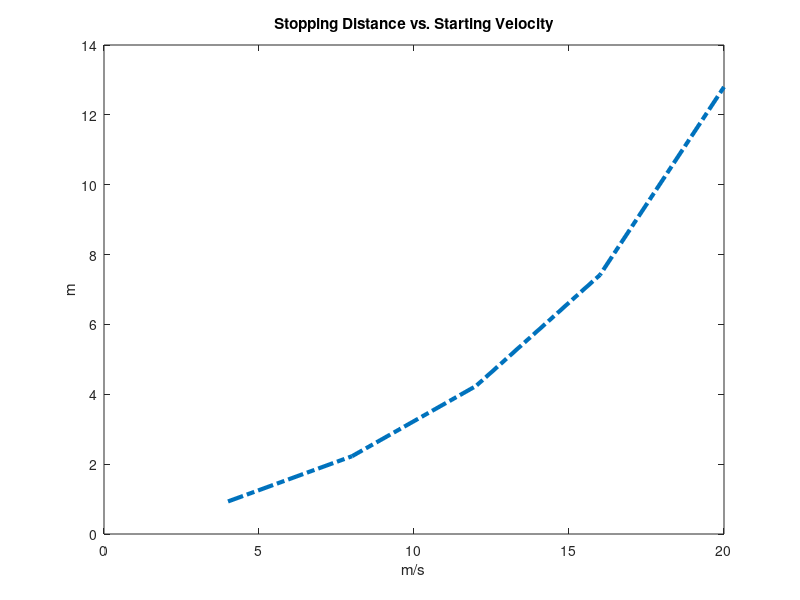
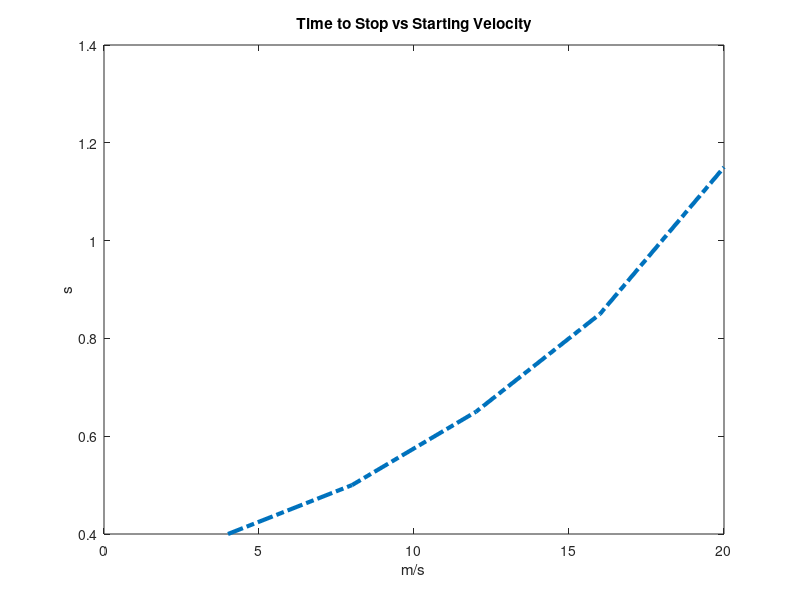
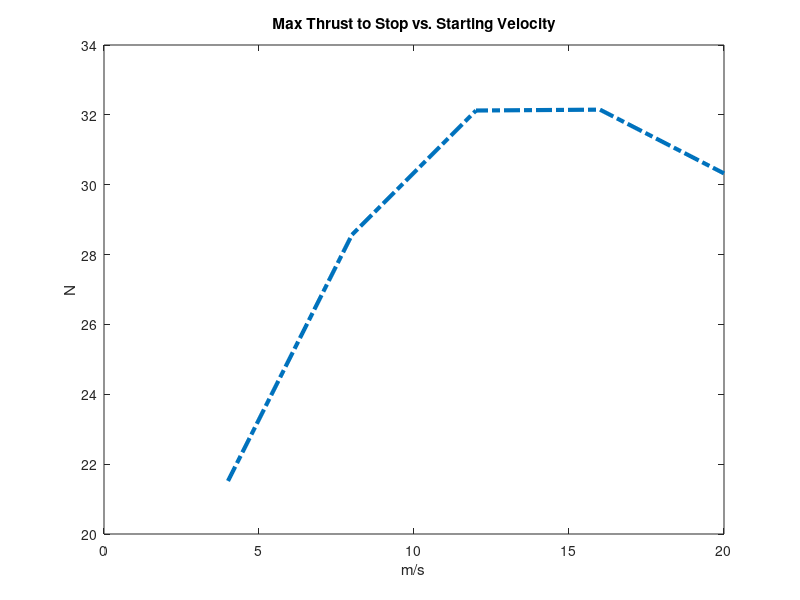

MATLAB code for these plots, in order:
function f = body3d_stops

vs = 4:4:20;
ds = [0.931897 2.22661 4.23726 7.41835 12.7978]
fs = [21.5183 28.5696 32.1243 32.1491 30.3235]
ts = [0.4 0.5 0.65 0.85 1.15]

figure
plot(vs, ds, '-.', 'LineWidth',3)
ax = gca;
%ax.XTick = 1:M;
%ax.XTickLabel = names;
title('Stopping Distance vs. Starting Velocity')
xlabel('m/s')
ylabel('m')

figure
plot(vs, ts, '-.', 'LineWidth',3)
ax = gca;
%ax.XTick = 1:M;
%ax.XTickLabel = names;
title('Time to Stop vs Starting Velocity')
xlabel('m/s')
ylabel('s')

figure
plot(vs, fs, '-.', 'LineWidth',3)
ax = gca;
%ax.XTick = 1:M;
%ax.XTickLabel = names;
title('Max Thrust to Stop vs. Starting Velocity')
xlabel('m/s')
ylabel('N')


